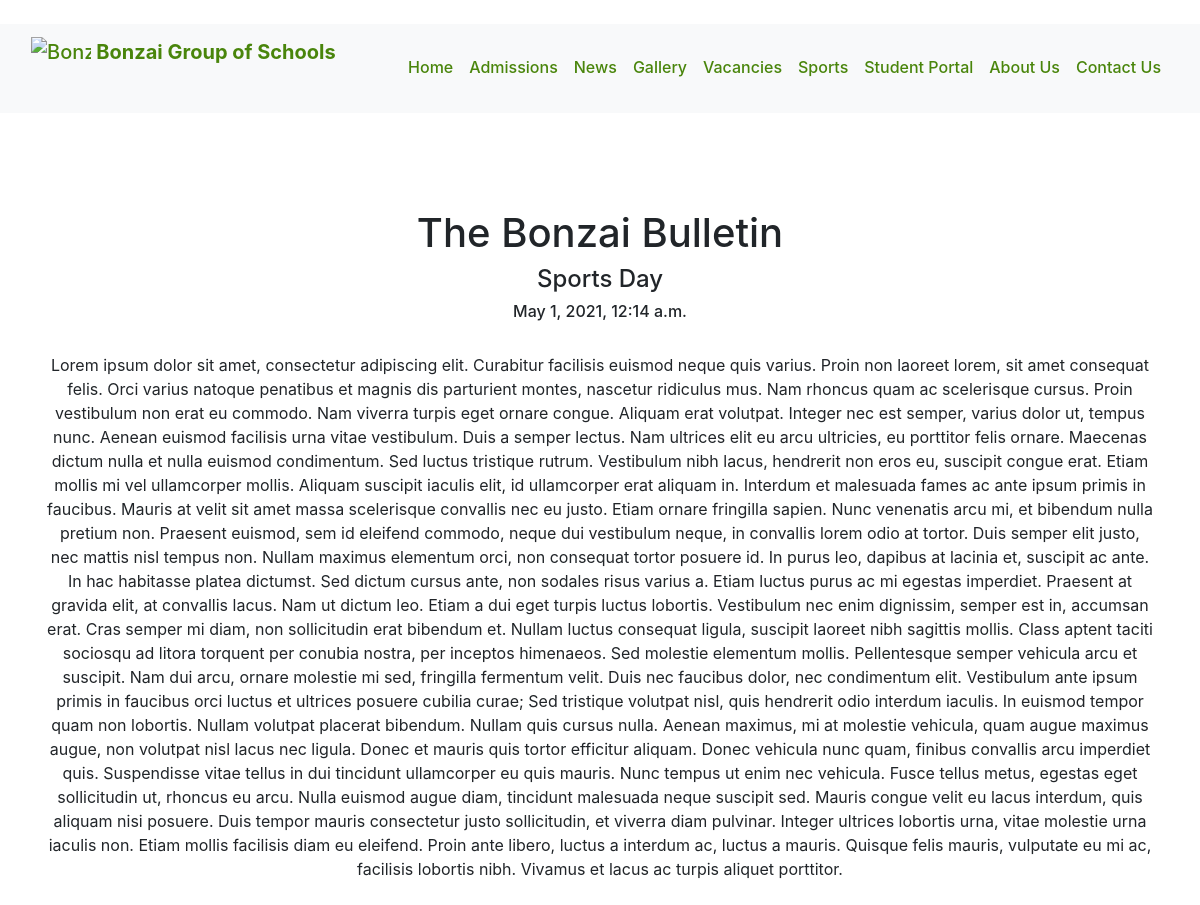
The page /post-3/ on the database its author committed.
### schools/models.py (models this page shows, shortened)
class New(models.Model):
    title = models.CharField(max_length=200)
    slug = models.SlugField(max_length=20, default="for_post_identification")
    date = models.DateTimeField(default=timezone.now)
    script = models.TextField(max_length=20000)
    class Meta:
        ordering = ['-date']

### schools/views.py (the view)
# urls.py: path('<slug:slug>/', views.details, name='details'),
def details(request, slug):
    detail = New.objects.get(slug=slug)
    return render(request, "schools/detail.html", {'detail': detail})

### schools/templates/schools/detail.html (shortened to what this page needs)
{% extends 'schools/header.html' %}
{% block content %}
<head>
</head>
<body>
<div class="container" align="center">
    <h1>The Bonzai Bulletin</h1>
        <h4>{{detail.title}}</h4>
        <h6> {{detail.date}}</h6>
    <br>
        {{detail.script}}
</div>
</body>
{% endblock%}

### schools/static/schools/style.css (style rules this page uses)
.container { margin-top: 8%; }
body { background-color: #fff; }

### rows shown on the page
New: title "Sports Day", date "May 1, 2021, 12:14 a.m.", script "Lorem ipsum dolor sit amet, consectetur adipiscing elit. Curabitur facilisis euismod neque quis varius. Proin non laoreet lorem, sit amet consequat felis. Orci varius natoque penatibus et magnis dis parturient montes, nascetur ridiculus mus. Nam rhoncus quam ac scelerisque cursus. Proin vestibulum non erat eu commodo. Nam viverra turpis eget ornare congue. Aliquam erat volutpat. Integer nec est semper, varius dolor ut, tempus nunc. Aenean euismod facilisis urna vitae vestibulum. Duis a semper lectus. Nam ultrices elit eu arcu ultricies, eu porttitor felis ornare. Maecenas dictum nulla et nulla euismod condimentum. Sed luctus tristique rutrum. Vestibulum nibh lacus, hendrerit non eros eu,…"
